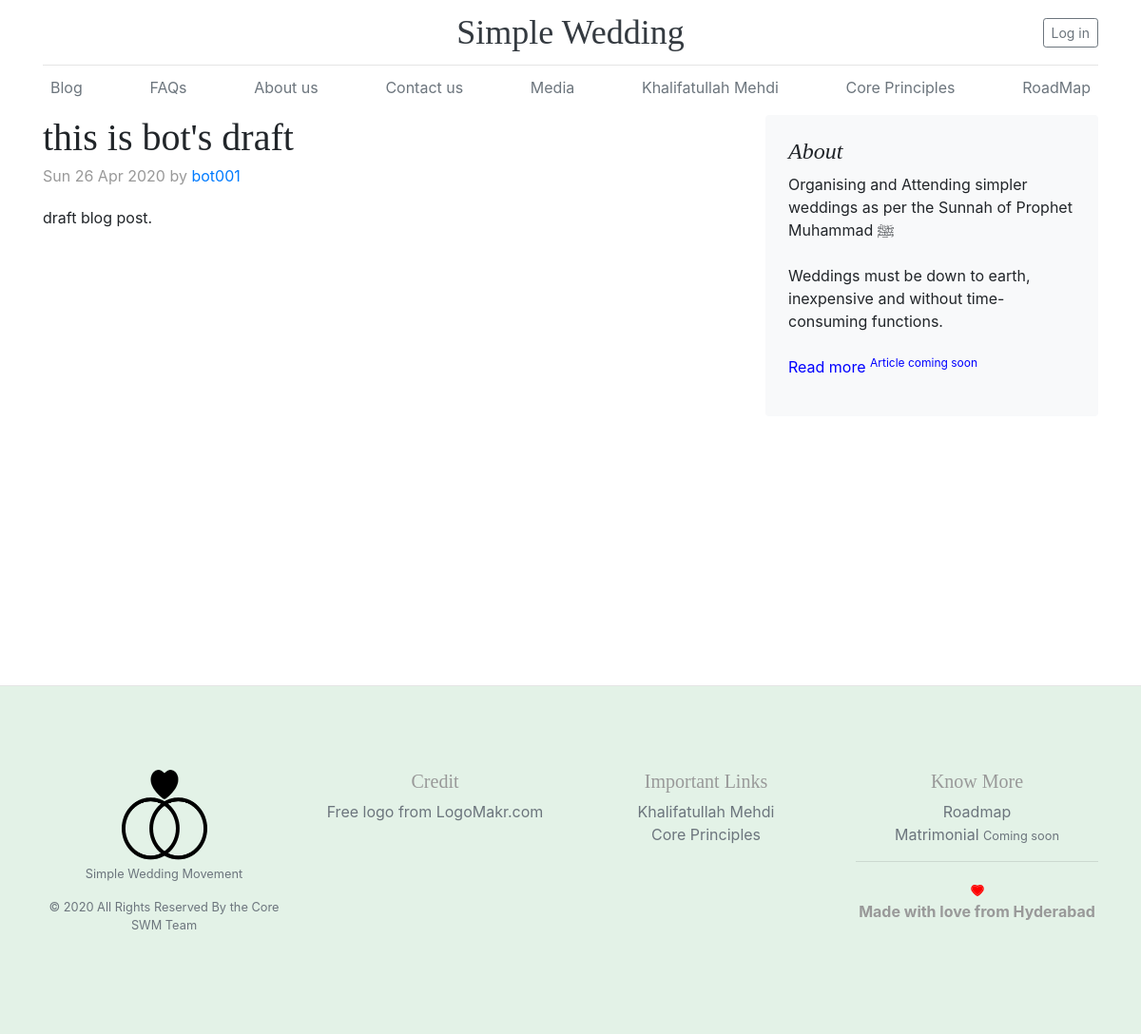
The page /blog/this-is-bots-draft-whvf/ on the database its author committed.
### core/models.py (models this page shows, shortened)
class Post(models.Model):
    user = models.ForeignKey(settings.AUTH_USER_MODEL, default=1, on_delete=models.CASCADE)
    title = models.CharField(max_length=300)
    link = models.CharField(max_length=2200, blank=True)
    detail = models.TextField(max_length=22000)
    meta_description = models.TextField(max_length=160, default=default_meta_description)
    slug = models.SlugField(max_length=200, unique=True)
    catagory = models.ForeignKey(catagories, related_name='posts', default=1, on_delete=models.CASCADE)
    publish = models.BooleanField(default=False)
    timestamp = models.DateTimeField(auto_now=False, auto_now_add=True)
    updated = models.DateTimeField(auto_now=True, auto_now_add=False)
    class Meta:
        ordering = ["-timestamp", "-updated"]

### core/views.py (the view)
# urls.py: path('blog/<slug:slug>/', views.article, name='article'),
def article(request, slug=None):
	editable = False
	if request.user.is_authenticated:
		article = get_object_or_404(Post, slug=slug)
	else:
		article = get_object_or_404(Post, slug=slug, publish=True)
	if request.user.is_authenticated:# or not request.user.is_staff or not request.user.is_superuser:
		if request.user==article.user or request.user.is_staff:
			editable = True
	context = {
		'production' : settings.PRODUCTION,
		'article' : article,
		'editable' : editable,
	}
	return render(request, 'core/blog_v2_detail.html', context)

### core/templates/core/blog_v2_detail.html (shortened to what this page needs)
{% extends 'base_v2.html' %}
{% load static %}
{% block content %}
<div class="blog-post">
	<h2 class="blog-post-title">{{article.title}}</h2>
	<p class="blog-post-meta">{{article.timestamp|date:"D d M Y"}} by <a href="{% url 'core:user_article' article.user %}">{{article.user}}</a></p>
	<div class="content-markdown">{{article.detail}}
	</div>
</div>
{% endblock %}

### static/base_v2/blog.css (style rules this page uses)
h1, h2, h3, h4, h5, h6 { font-family: "Playfair Display", Georgia, "Times New Roman", serif; }
.blog-post { margin-bottom: 4rem; }
.blog-post-title { margin-bottom: .25rem; font-size: 2.5rem; }
.blog-post-meta { margin-bottom: 1.25rem; color: #999; }

### rows shown on the page
Post: title "this is bot's draft", timestamp "Sun 26 Apr 2020", user "bot001", detail "draft blog post."
